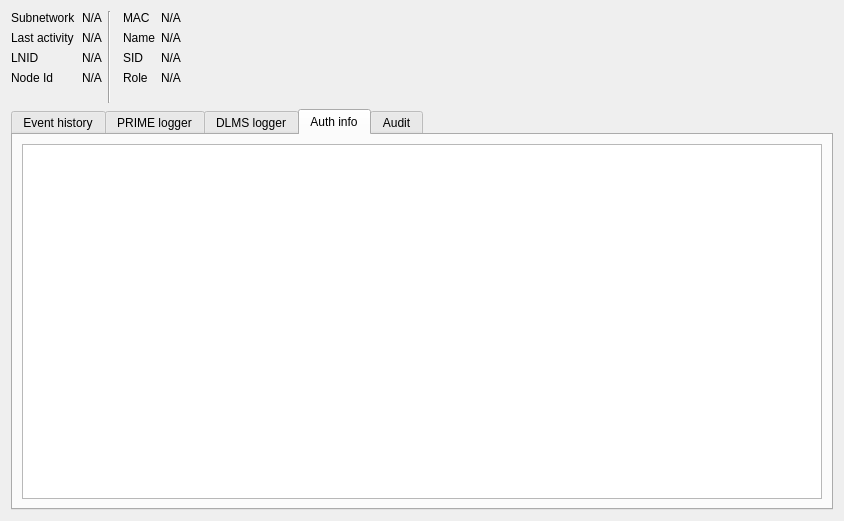
<?xml version="1.0" encoding="UTF-8"?>
<ui version="4.0">
 <class>MeterUI</class>
 <widget class="QWidget" name="MeterUI">
  <property name="geometry">
   <rect>
    <x>0</x>
    <y>0</y>
    <width>844</width>
    <height>521</height>
   </rect>
  </property>
  <property name="windowTitle">
   <string>Form</string>
  </property>
  <layout class="QGridLayout" name="gridLayout">
   <item row="1" column="4">
    <widget class="QLabel" name="label_6">
     <property name="text">
      <string>Name</string>
     </property>
    </widget>
   </item>
   <item row="0" column="5">
    <widget class="QLabel" name="macLabel">
     <property name="font">
      <font/>
     </property>
     <property name="text">
      <string>N/A</string>
     </property>
     <property name="textInteractionFlags">
      <set>Qt::LinksAccessibleByMouse|Qt::TextSelectableByKeyboard|Qt::TextSelectableByMouse</set>
     </property>
    </widget>
   </item>
   <item row="0" column="0">
    <widget class="QLabel" name="label">
     <property name="text">
      <string>Subnetwork</string>
     </property>
    </widget>
   </item>
   <item row="0" column="4">
    <widget class="QLabel" name="label_5">
     <property name="text">
      <string>MAC </string>
     </property>
    </widget>
   </item>
   <item row="0" column="2" rowspan="7">
    <widget class="Line" name="line_2">
     <property name="orientation">
      <enum>Qt::Vertical</enum>
     </property>
    </widget>
   </item>
   <item row="1" column="5">
    <widget class="QLabel" name="nameLabel">
     <property name="font">
      <font/>
     </property>
     <property name="text">
      <string>N/A</string>
     </property>
     <property name="textInteractionFlags">
      <set>Qt::LinksAccessibleByMouse|Qt::TextSelectableByKeyboard|Qt::TextSelectableByMouse</set>
     </property>
    </widget>
   </item>
   <item row="1" column="0">
    <widget class="QLabel" name="label_2">
     <property name="text">
      <string>Last activity</string>
     </property>
    </widget>
   </item>
   <item row="2" column="1">
    <widget class="QLabel" name="lnidLabel">
     <property name="font">
      <font/>
     </property>
     <property name="text">
      <string>N/A</string>
     </property>
     <property name="textInteractionFlags">
      <set>Qt::LinksAccessibleByMouse|Qt::TextSelectableByKeyboard|Qt::TextSelectableByMouse</set>
     </property>
    </widget>
   </item>
   <item row="0" column="1">
    <widget class="QLabel" name="snLabel">
     <property name="font">
      <font/>
     </property>
     <property name="text">
      <string>N/A</string>
     </property>
     <property name="textInteractionFlags">
      <set>Qt::LinksAccessibleByMouse|Qt::TextSelectableByKeyboard|Qt::TextSelectableByMouse</set>
     </property>
    </widget>
   </item>
   <item row="10" column="0" colspan="7">
    <widget class="QTabWidget" name="tabWidget">
     <property name="currentIndex">
      <number>3</number>
     </property>
     <property name="tabBarAutoHide">
      <bool>false</bool>
     </property>
     <widget class="QWidget" name="tab">
      <attribute name="title">
       <string>Event history</string>
      </attribute>
      <layout class="QGridLayout" name="gridLayout_3">
       <item row="0" column="0">
        <widget class="QTableWidget" name="tableWidget_3">
         <attribute name="horizontalHeaderVisible">
          <bool>false</bool>
         </attribute>
         <attribute name="horizontalHeaderStretchLastSection">
          <bool>true</bool>
         </attribute>
         <attribute name="verticalHeaderVisible">
          <bool>false</bool>
         </attribute>
         <attribute name="verticalHeaderMinimumSectionSize">
          <number>1</number>
         </attribute>
         <attribute name="verticalHeaderDefaultSectionSize">
          <number>16</number>
         </attribute>
         <column>
          <property name="text">
           <string>Time</string>
          </property>
         </column>
         <column>
          <property name="text">
           <string>Type</string>
          </property>
         </column>
         <column>
          <property name="text">
           <string>Description</string>
          </property>
         </column>
        </widget>
       </item>
      </layout>
     </widget>
     <widget class="QWidget" name="tab_5">
      <attribute name="title">
       <string>PRIME logger</string>
      </attribute>
      <layout class="QGridLayout" name="gridLayout_10">
       <item row="0" column="0">
        <widget class="QSplitter" name="splitter_2">
         <property name="orientation">
          <enum>Qt::Vertical</enum>
         </property>
         <widget class="QTableView" name="frameView">
          <property name="font">
           <font/>
          </property>
          <property name="selectionBehavior">
           <enum>QAbstractItemView::SelectRows</enum>
          </property>
          <property name="sortingEnabled">
           <bool>true</bool>
          </property>
          <attribute name="verticalHeaderMinimumSectionSize">
           <number>14</number>
          </attribute>
          <attribute name="verticalHeaderDefaultSectionSize">
           <number>14</number>
          </attribute>
         </widget>
         <widget class="QTabWidget" name="tabWidget_2">
          <property name="currentIndex">
           <number>0</number>
          </property>
          <widget class="QWidget" name="tab_6">
           <attribute name="title">
            <string>PRIME headers</string>
           </attribute>
           <layout class="QGridLayout" name="gridLayout_8">
            <item row="0" column="0">
             <widget class="QTextEdit" name="pktEdit">
              <property name="font">
               <font/>
              </property>
              <property name="readOnly">
               <bool>true</bool>
              </property>
              <property name="html">
               <string>&lt;!DOCTYPE HTML PUBLIC &quot;-//W3C//DTD HTML 4.0//EN&quot; &quot;http://www.w3.org/TR/REC-html40/strict.dtd&quot;&gt;
&lt;html&gt;&lt;head&gt;&lt;meta name=&quot;qrichtext&quot; content=&quot;1&quot; /&gt;&lt;meta charset=&quot;utf-8&quot; /&gt;&lt;style type=&quot;text/css&quot;&gt;
p, li { white-space: pre-wrap; }
&lt;/style&gt;&lt;/head&gt;&lt;body style=&quot; font-family:'Cascadia Code PL'; font-size:10pt; font-weight:400; font-style:normal;&quot;&gt;
&lt;p style=&quot;-qt-paragraph-type:empty; margin-top:0px; margin-bottom:0px; margin-left:0px; margin-right:0px; -qt-block-indent:0; text-indent:0px; font-family:'Cantarell'; font-size:11pt;&quot;&gt;&lt;br /&gt;&lt;/p&gt;&lt;/body&gt;&lt;/html&gt;</string>
              </property>
             </widget>
            </item>
           </layout>
          </widget>
          <widget class="QWidget" name="tab_7">
           <attribute name="title">
            <string>Hexdump</string>
           </attribute>
           <layout class="QGridLayout" name="gridLayout_9">
            <item row="0" column="0">
             <widget class="QTextEdit" name="hexEdit">
              <property name="font">
               <font/>
              </property>
              <property name="readOnly">
               <bool>true</bool>
              </property>
              <property name="html">
               <string>&lt;!DOCTYPE HTML PUBLIC &quot;-//W3C//DTD HTML 4.0//EN&quot; &quot;http://www.w3.org/TR/REC-html40/strict.dtd&quot;&gt;
&lt;html&gt;&lt;head&gt;&lt;meta name=&quot;qrichtext&quot; content=&quot;1&quot; /&gt;&lt;meta charset=&quot;utf-8&quot; /&gt;&lt;style type=&quot;text/css&quot;&gt;
p, li { white-space: pre-wrap; }
&lt;/style&gt;&lt;/head&gt;&lt;body style=&quot; font-family:'DejaVu Sans Mono'; font-size:10pt; font-weight:400; font-style:normal;&quot;&gt;
&lt;p style=&quot; margin-top:0px; margin-bottom:0px; margin-left:0px; margin-right:0px; -qt-block-indent:0; text-indent:0px;&quot;&gt;&lt;span style=&quot; font-family:'Cascadia Code PL'; font-size:9pt;&quot;&gt;0000                                                   | &lt;/span&gt;&lt;/p&gt;
&lt;p style=&quot;-qt-paragraph-type:empty; margin-top:0px; margin-bottom:0px; margin-left:0px; margin-right:0px; -qt-block-indent:0; text-indent:0px; font-family:'Cascadia Code PL'; font-size:9pt;&quot;&gt;&lt;br /&gt;&lt;/p&gt;&lt;/body&gt;&lt;/html&gt;</string>
              </property>
             </widget>
            </item>
           </layout>
          </widget>
         </widget>
        </widget>
       </item>
      </layout>
     </widget>
     <widget class="QWidget" name="tab_2">
      <attribute name="title">
       <string>DLMS logger</string>
      </attribute>
      <layout class="QGridLayout" name="gridLayout_4">
       <item row="0" column="0">
        <widget class="QSplitter" name="splitter">
         <property name="orientation">
          <enum>Qt::Vertical</enum>
         </property>
         <widget class="QTableView" name="dlmsMessageView">
          <property name="font">
           <font/>
          </property>
          <property name="selectionBehavior">
           <enum>QAbstractItemView::SelectRows</enum>
          </property>
          <property name="sortingEnabled">
           <bool>true</bool>
          </property>
          <attribute name="verticalHeaderCascadingSectionResizes">
           <bool>true</bool>
          </attribute>
          <attribute name="verticalHeaderMinimumSectionSize">
           <number>14</number>
          </attribute>
          <attribute name="verticalHeaderDefaultSectionSize">
           <number>14</number>
          </attribute>
         </widget>
         <widget class="QTextEdit" name="xmlEdit">
          <property name="font">
           <font/>
          </property>
          <property name="readOnly">
           <bool>true</bool>
          </property>
         </widget>
        </widget>
       </item>
      </layout>
     </widget>
     <widget class="QWidget" name="tab_3">
      <attribute name="title">
       <string>Auth info</string>
      </attribute>
      <layout class="QGridLayout" name="gridLayout_2">
       <item row="0" column="0">
        <widget class="QTableView" name="credInfoView">
         <property name="font">
          <font/>
         </property>
         <property name="selectionMode">
          <enum>QAbstractItemView::SingleSelection</enum>
         </property>
         <property name="selectionBehavior">
          <enum>QAbstractItemView::SelectRows</enum>
         </property>
         <attribute name="verticalHeaderCascadingSectionResizes">
          <bool>true</bool>
         </attribute>
         <attribute name="verticalHeaderMinimumSectionSize">
          <number>19</number>
         </attribute>
         <attribute name="verticalHeaderDefaultSectionSize">
          <number>19</number>
         </attribute>
        </widget>
       </item>
      </layout>
     </widget>
     <widget class="QWidget" name="tab_4">
      <attribute name="title">
       <string>Audit</string>
      </attribute>
      <layout class="QGridLayout" name="gridLayout_7">
       <item row="0" column="0">
        <widget class="QGroupBox" name="groupBox">
         <property name="title">
          <string>Synchronization status</string>
         </property>
         <layout class="QGridLayout" name="gridLayout_5">
          <item row="0" column="0">
           <widget class="QLabel" name="label_17">
            <property name="text">
             <string>PKTID</string>
            </property>
           </widget>
          </item>
          <item row="0" column="1">
           <widget class="QLabel" name="label_19">
            <property name="text">
             <string>N/A</string>
            </property>
           </widget>
          </item>
          <item row="1" column="0">
           <widget class="QLabel" name="label_18">
            <property name="text">
             <string>ACKID</string>
            </property>
           </widget>
          </item>
          <item row="1" column="1">
           <widget class="QLabel" name="label_20">
            <property name="text">
             <string>N/A</string>
            </property>
           </widget>
          </item>
          <item row="2" column="0" colspan="2">
           <widget class="QPushButton" name="pushButton">
            <property name="text">
             <string>SYNC</string>
            </property>
           </widget>
          </item>
         </layout>
        </widget>
       </item>
       <item row="0" column="1">
        <widget class="QGroupBox" name="groupBox_2">
         <property name="title">
          <string>Authenticator</string>
         </property>
         <layout class="QGridLayout" name="gridLayout_6">
          <item row="1" column="4">
           <widget class="QLabel" name="label_21">
            <property name="text">
             <string>Password</string>
            </property>
            <property name="alignment">
             <set>Qt::AlignRight|Qt::AlignTrailing|Qt::AlignVCenter</set>
            </property>
           </widget>
          </item>
          <item row="1" column="5">
           <widget class="QLineEdit" name="lineEdit"/>
          </item>
          <item row="2" column="0">
           <widget class="QCheckBox" name="checkBox_3">
            <property name="text">
             <string>ACTION</string>
            </property>
           </widget>
          </item>
          <item row="1" column="2" colspan="2">
           <widget class="QRadioButton" name="radioButton_2">
            <property name="text">
             <string>Low level security</string>
            </property>
           </widget>
          </item>
          <item row="0" column="0">
           <widget class="QCheckBox" name="checkBox">
            <property name="text">
             <string>GET</string>
            </property>
           </widget>
          </item>
          <item row="0" column="2" colspan="2">
           <widget class="QRadioButton" name="radioButton">
            <property name="text">
             <string>No security</string>
            </property>
           </widget>
          </item>
          <item row="1" column="0">
           <widget class="QCheckBox" name="checkBox_2">
            <property name="text">
             <string>SET</string>
            </property>
           </widget>
          </item>
          <item row="0" column="1" rowspan="3">
           <widget class="Line" name="line">
            <property name="orientation">
             <enum>Qt::Vertical</enum>
            </property>
           </widget>
          </item>
          <item row="2" column="2">
           <widget class="QPushButton" name="pushButton_2">
            <property name="text">
             <string>Authenticate</string>
            </property>
           </widget>
          </item>
          <item row="2" column="3">
           <widget class="QLabel" name="label_22">
            <property name="text">
             <string>Response</string>
            </property>
           </widget>
          </item>
          <item row="2" column="4" colspan="2">
           <widget class="QLabel" name="label_23">
            <property name="text">
             <string>(None)</string>
            </property>
           </widget>
          </item>
         </layout>
        </widget>
       </item>
       <item row="1" column="0">
        <spacer name="verticalSpacer">
         <property name="orientation">
          <enum>Qt::Vertical</enum>
         </property>
         <property name="sizeHint" stdset="0">
          <size>
           <width>20</width>
           <height>40</height>
          </size>
         </property>
        </spacer>
       </item>
      </layout>
     </widget>
    </widget>
   </item>
   <item row="2" column="0">
    <widget class="QLabel" name="label_3">
     <property name="text">
      <string>LNID</string>
     </property>
    </widget>
   </item>
   <item row="1" column="1">
    <widget class="QLabel" name="lastActivityLabel">
     <property name="text">
      <string>N/A</string>
     </property>
    </widget>
   </item>
   <item row="3" column="1">
    <widget class="QLabel" name="nodeIdLabel">
     <property name="font">
      <font/>
     </property>
     <property name="text">
      <string>N/A</string>
     </property>
     <property name="textInteractionFlags">
      <set>Qt::LinksAccessibleByMouse|Qt::TextSelectableByKeyboard|Qt::TextSelectableByMouse</set>
     </property>
    </widget>
   </item>
   <item row="3" column="0">
    <widget class="QLabel" name="label_4">
     <property name="text">
      <string>Node Id</string>
     </property>
    </widget>
   </item>
   <item row="2" column="4">
    <widget class="QLabel" name="xxx">
     <property name="text">
      <string>SID</string>
     </property>
    </widget>
   </item>
   <item row="2" column="5">
    <widget class="QLabel" name="sidLabel">
     <property name="font">
      <font/>
     </property>
     <property name="text">
      <string>N/A</string>
     </property>
     <property name="textInteractionFlags">
      <set>Qt::LinksAccessibleByMouse|Qt::TextSelectableByKeyboard|Qt::TextSelectableByMouse</set>
     </property>
    </widget>
   </item>
   <item row="3" column="4">
    <widget class="QLabel" name="label_15">
     <property name="text">
      <string>Role</string>
     </property>
    </widget>
   </item>
   <item row="3" column="5">
    <widget class="QLabel" name="roleLabel">
     <property name="text">
      <string>N/A</string>
     </property>
    </widget>
   </item>
   <item row="0" column="6" rowspan="4">
    <spacer name="horizontalSpacer">
     <property name="orientation">
      <enum>Qt::Horizontal</enum>
     </property>
     <property name="sizeHint" stdset="0">
      <size>
       <width>40</width>
       <height>20</height>
      </size>
     </property>
    </spacer>
   </item>
  </layout>
 </widget>
 <resources/>
 <connections/>
</ui>
